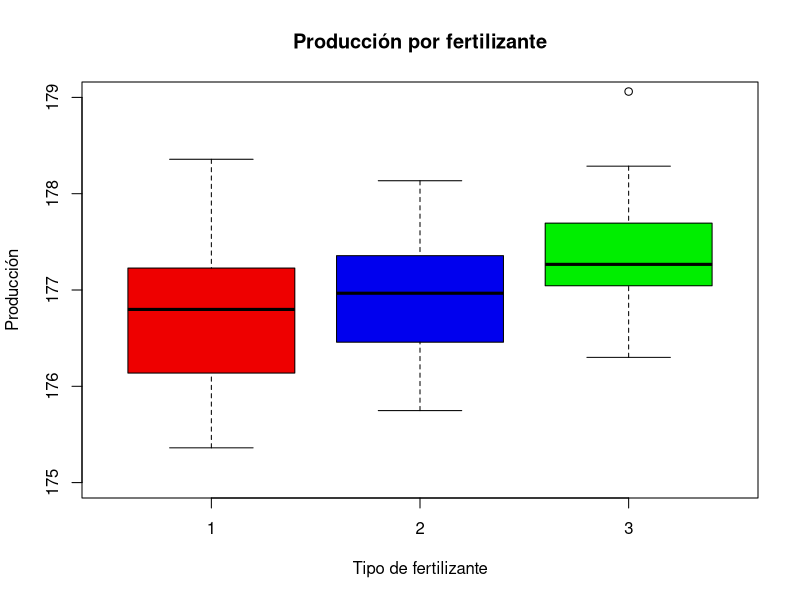
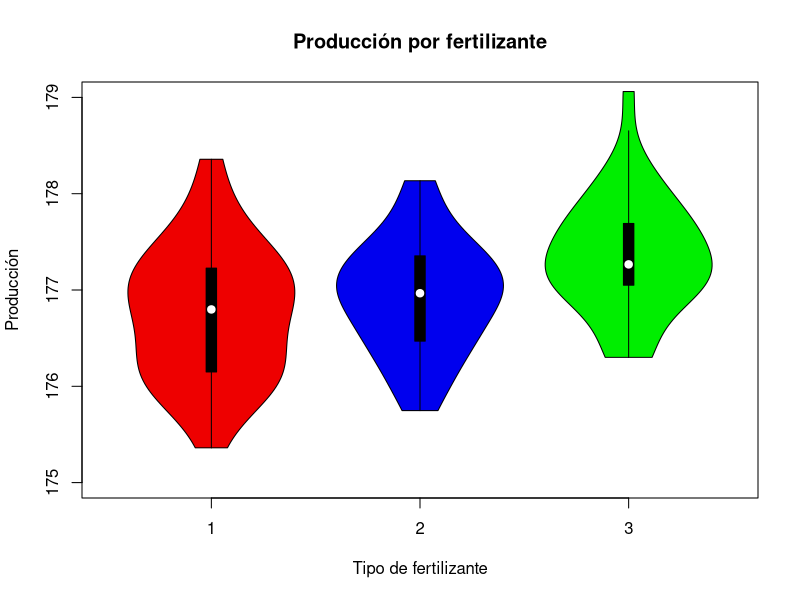
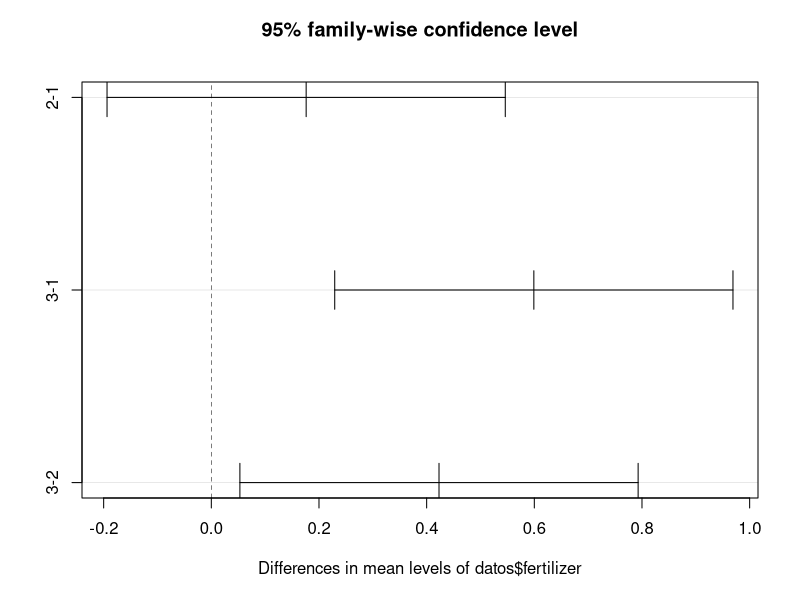
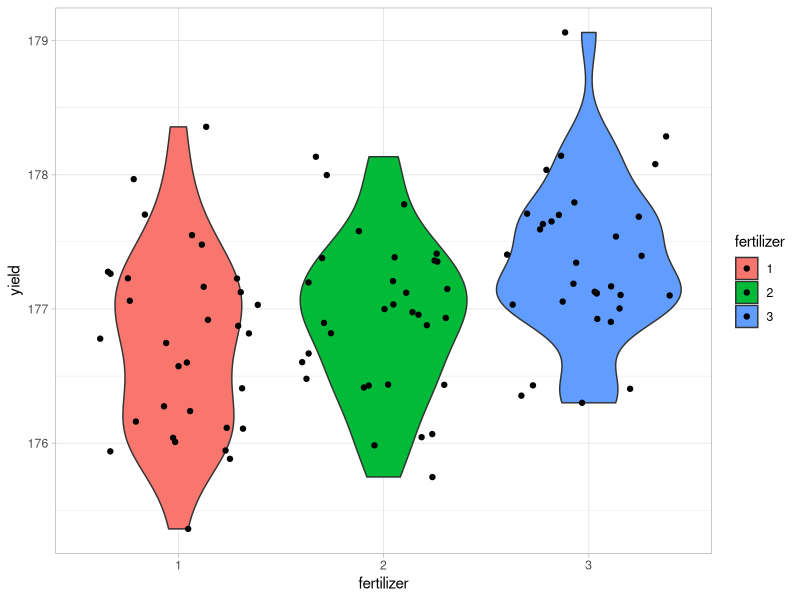

Reproduce these figures in R, in order.
# JAIRO ALBERTO LEAL GOMEZ
# 18/09/2025
# SEMANA 7

# SCRIPT 4

datos <- read.csv("Scripts/crop.csv", header =  T)
datos

summary(datos)

# Las variables estan en numeros integrales y hay que modificar a factores
# Ya que el experimento hara la comparación por factores

datos$density <- as.factor(datos$density)
datos$block <- as.factor(datos$block)
datos$fertilizer <- as.factor(datos$fertilizer)

summary(datos)

boxplot(datos$yield ~ datos$fertilizer,
        main = "Producción por fertilizante",
        col= c("red2","blue2", "green2"),
        ylab = "Producción",
        xlab = "Tipo de fertilizante",
        ylim = c(175, 179))

library(vioplot)
vioplot(datos$yield ~ datos$fertilizer,
        main = "Producción por fertilizante",
        col= c("red2","blue2", "green2"),
        ylab = "Producción",
        xlab = "Tipo de fertilizante",
        ylim = c(175, 179))

tapply(datos$yield, datos$fertilizer, mean)
tapply(datos$yield, datos$fertilizer, sd)
tapply(datos$yield, datos$fertilizer, var)

# Prueba de normalidad

shapiro.test(datos$yield)

# Prueba de normalidad

shapiro.test(subset(datos$yield, datos$fertilizer == "1"))
shapiro.test(subset(datos$yield, datos$fertilizer == "2"))
shapiro.test(subset(datos$yield, datos$fertilizer == "3"))

# No hay diferencias significativas, los datos son normales

# Prueba homogeneidad de varianzas

# VAR.TEST ES PARA DOS FACTORES, DOS GRUPOS CON VARIANZAS
# var.test(datos$yield ~ datos$fertilizer) 

bartlett.test(datos$yield ~ datos$fertilizer)

# No hay diferencias entre las varianzas

datos.aov <- aov(datos$yield ~ datos$fertilizer)
summary(datos.aov)

# + para comparar dos variables
# * interacción


# LSD DETERMINAR EL VALOR Diferencia Mínima Significativa

qt(0.975, 93)

sqrt((2*0.3859)/32) * qt(0.975, 93)

tapply(datos$yield, datos$fertilizer, mean)

# F1 vs F2

176.9332 - 176.7570 # NO SUPERA EL VALOR DE LSD 0.3083992

# EL valor entre las medias, debe ser mayor que el LSD para que sean diferentes

# F2 vs F3

176.9332 - 177.3562 # SUPERA EL VALOR DE LSD 0.3083992

# F1 vs f3

176.7570 - 177.3562  # SUPERA EL VALOR DE LSD 0.3083992

# LSD ES MAS ROBUSTA PARA LA COMPARACIÓN DE LAS DIFERENCIAS

sqrt((2*0.3859)/32) * qtukey(0.95, nmeans = 3, df = 93)

0.3083992 # 300 kilos de dif con LSD mas sensible

0.5231185 # 500 kilos de dif con Tukey menos sensible

TukeyHSD(datos.aov)
plot(TukeyHSD(datos.aov))


library(ggplot2)

ggplot(datos, aes(x = fertilizer, y = yield, fill= fertilizer))+ 
  geom_violin()+
  geom_jitter()+
  theme_light()
